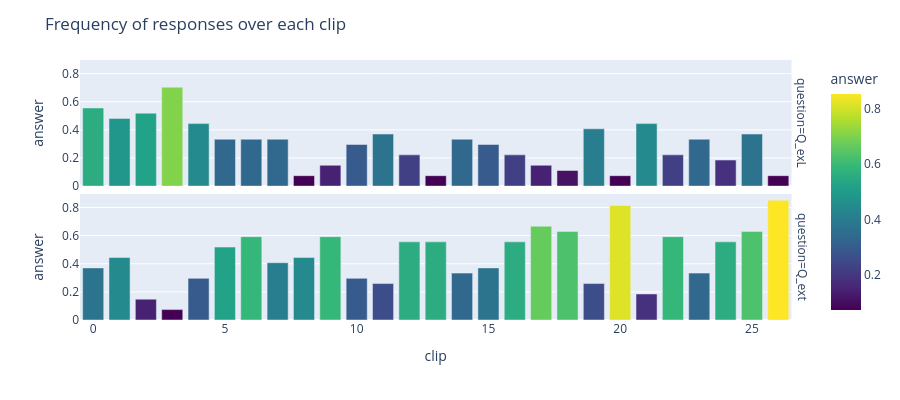

The notebook cell this image was saved under:
### Code cell
import plotly.express as px
data = df_hm[(df_hm['question']=='Q_exL') | (df_hm['question']=='Q_ext')]
data = data[df_hm['clip']<27]
fig = px.bar(
    data,
    x="clip",
    y="answer",
    color="answer",                 # 👈 continuous color mapping
    color_continuous_scale="Viridis",
    facet_row="question",           # 👈 like your subplots
)

fig.update_layout(
    title="Frequency of responses over each clip",
    height=100 * df['question'].nunique()
)

fig.show()

### Figure 1 — Plotly figure (JSON) as saved in the notebook; plotly's stock layout.template omitted (floating-point values rounded to 4 significant figures)
{"data": [{"hovertemplate": "question=Q_exL<br>clip=%{x}<br>answer=%{marker.color}<extra></extra>", "legendgroup": "", "marker": {"color": [0.5556, 0.4815, 0.5185, 0.7037, 0.4444, 0.3333, 0.3333, 0.3333, 0.07407, 0.1481, 0.2963, 0.3704, 0.2222, 0.07407, 0.3333, 0.2963, 0.2222, 0.1481, 0.1111, 0.4074, 0.07407, 0.4444, 0.2222, 0.3333, 0.1852, 0.3704, 0.07407], "coloraxis": "coloraxis", "pattern": {"shape": ""}}, "name": "", "orientation": "v", "showlegend": false, "textposition": "auto", "type": "bar", "x": [0, 1, 2, 3, 4, 5, 6, 7, 8, 9, 10, 11, 12, 13, 14, 15, 16, 17, 18, 19, 20, 21, 22, 23, 24, 25, 26], "xaxis": "x2", "y": [0.5556, 0.4815, 0.5185, 0.7037, 0.4444, 0.3333, 0.3333, 0.3333, 0.07407, 0.1481, 0.2963, 0.3704, 0.2222, 0.07407, 0.3333, 0.2963, 0.2222, 0.1481, 0.1111, 0.4074, 0.07407, 0.4444, 0.2222, 0.3333, 0.1852, 0.3704, 0.07407], "yaxis": "y2"}, {"hovertemplate": "question=Q_ext<br>clip=%{x}<br>answer=%{marker.color}<extra></extra>", "legendgroup": "", "marker": {"color": [0.3704, 0.4444, 0.1481, 0.07407, 0.2963, 0.5185, 0.5926, 0.4074, 0.4444, 0.5926, 0.2963, 0.2593, 0.5556, 0.5556, 0.3333, 0.3704, 0.5556, 0.6667, 0.6296, 0.2593, 0.8148, 0.1852, 0.5926, 0.3333, 0.5556, 0.6296, 0.8519], "coloraxis": "coloraxis", "pattern": {"shape": ""}}, "name": "", "orientation": "v", "showlegend": false, "textposition": "auto", "type": "bar", "x": [0, 1, 2, 3, 4, 5, 6, 7, 8, 9, 10, 11, 12, 13, 14, 15, 16, 17, 18, 19, 20, 21, 22, 23, 24, 25, 26], "xaxis": "x", "y": [0.3704, 0.4444, 0.1481, 0.07407, 0.2963, 0.5185, 0.5926, 0.4074, 0.4444, 0.5926, 0.2963, 0.2593, 0.5556, 0.5556, 0.3333, 0.3704, 0.5556, 0.6667, 0.6296, 0.2593, 0.8148, 0.1852, 0.5926, 0.3333, 0.5556, 0.6296, 0.8519], "yaxis": "y"}], "layout": {"annotations": [{"font": {}, "showarrow": false, "text": "question=Q_ext", "textangle": 90, "x": 0.98, "xanchor": "left", "xref": "paper", "y": 0.2425, "yanchor": "middle", "yref": "paper"}, {"font": {}, "showarrow": false, "text": "question=Q_exL", "textangle": 90, "x": 0.98, "xanchor": "left", "xref": "paper", "y": 0.7575, "yanchor": "middle", "yref": "paper"}], "barmode": "relative", "coloraxis": {"colorbar": {"title": {"text": "answer"}}, "colorscale": [[0, "#440154"], [0.1111, "#482878"], [0.2222, "#3e4989"], [0.3333, "#31688e"], [0.4444, "#26828e"], [0.5556, "#1f9e89"], [0.6667, "#35b779"], [0.7778, "#6ece58"], [0.8889, "#b5de2b"], [1, "#fde725"]]}, "height": 400, "legend": {"tracegroupgap": 0}, "margin": {"t": 60}, "title": {"text": "Frequency of responses over each clip"}, "xaxis": {"anchor": "y", "domain": [0, 0.98], "title": {"text": "clip"}}, "xaxis2": {"anchor": "y2", "domain": [0, 0.98], "matches": "x", "showticklabels": false}, "yaxis": {"anchor": "x", "domain": [0, 0.485], "title": {"text": "answer"}}, "yaxis2": {"anchor": "x2", "domain": [0.515, 1], "matches": "y", "title": {"text": "answer"}}}}
